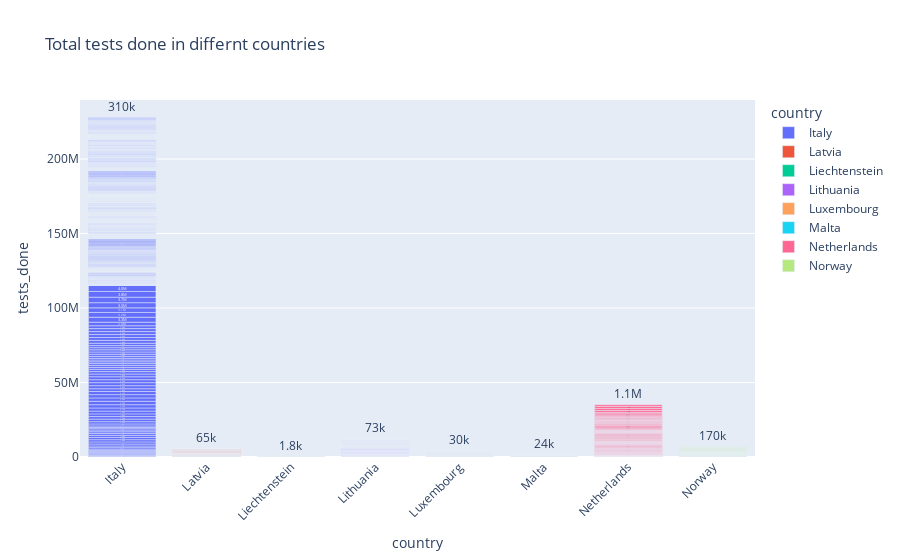

Here is the notebook cell this chart was saved with:
### Code cell
fig5 = px.bar(eu_tests_df[50:], y='tests_done', x='country', text='tests_done', color='country',title="Total tests done in differnt countries of Europe")

fig5.update_traces(texttemplate='%{text:.2s}', textposition='outside')

fig5.update_layout(uniformtext_minsize=8)

fig5.update_layout(xaxis_tickangle=-45)
fig5

### Figure 1 — Plotly figure (JSON) as saved in the notebook; plotly's stock layout.template omitted (floating-point values rounded to 4 significant figures; data arrays with more than 128 entries replaced by an {"elided": "..."} marker saying what was removed)
{"data": [{"alignmentgroup": "True", "hovertemplate": "country=%{x}<br>tests_done=%{text}<extra></extra>", "legendgroup": "Italy", "marker": {"color": "#636efa", "pattern": {"shape": ""}}, "name": "Italy", "offsetgroup": "Italy", "orientation": "v", "showlegend": true, "text": {"elided": "1410 int values"}, "textposition": "outside", "texttemplate": "%{text:.2s}", "type": "bar", "x": {"elided": "1410 str values"}, "xaxis": "x", "y": {"elided": "1410 int values"}, "yaxis": "y"}, {"alignmentgroup": "True", "hovertemplate": "country=%{x}<br>tests_done=%{text}<extra></extra>", "legendgroup": "Latvia", "marker": {"color": "#EF553B", "pattern": {"shape": ""}}, "name": "Latvia", "offsetgroup": "Latvia", "orientation": "v", "showlegend": true, "text": [4, 6, 116, 217, 1010, 5220, 7232, 6875, 7534, 7667, 11736, 16628, 12347, 11813, 10644, 10022, 8589, 9790, 10411, 10055, 9011, 11121, 11981, 10142, 10240, 12224, 12102, 11841, 13232, 13549, 14409, 16575, 15590, 23997, 27014, 29128, 33024, 50199, 56133, 57792, 50477, 52364, 75846, 72045, 70101, 66460, 69114, 68325, 66173, 70477, 81179, 90921, 87652, 93396, 82274, 96251, 96358, 93353, 92820, 91795, 90049, 88179, 76839, 65786, 64067, 56884, 35184, 57252, 48727, 50636, 50195, 52278, 52157, 55303, 58726, 149942, 223982, 243536, 217695, 152631, 142396, 113229, 126549, 122608, 155518, 140287, 94664, 59258, 67886, 65050], "textposition": "outside", "texttemplate": "%{text:.2s}", "type": "bar", "x": ["Latvia", "Latvia", "Latvia", "Latvia", "Latvia", "Latvia", "Latvia", "Latvia", "Latvia", "Latvia", "Latvia", "Latvia", "Latvia", "Latvia", "Latvia", "Latvia", "Latvia", "Latvia", "Latvia", "Latvia", "Latvia", "Latvia", "Latvia", "Latvia", "Latvia", "Latvia", "Latvia", "Latvia", "Latvia", "Latvia", "Latvia", "Latvia", "Latvia", "Latvia", "Latvia", "Latvia", "Latvia", "Latvia", "Latvia", "Latvia", "Latvia", "Latvia", "Latvia", "Latvia", "Latvia", "Latvia", "Latvia", "Latvia", "Latvia", "Latvia", "Latvia", "Latvia", "Latvia", "Latvia", "Latvia", "Latvia", "Latvia", "Latvia", "Latvia", "Latvia", "Latvia", "Latvia", "Latvia", "Latvia", "Latvia", "Latvia", "Latvia", "Latvia", "Latvia", "Latvia", "Latvia", "Latvia", "Latvia", "Latvia", "Latvia", "Latvia", "Latvia", "Latvia", "Latvia", "Latvia", "Latvia", "Latvia", "Latvia", "Latvia", "Latvia", "Latvia", "Latvia", "Latvia", "Latvia", "Latvia"], "xaxis": "x", "y": [4, 6, 116, 217, 1010, 5220, 7232, 6875, 7534, 7667, 11736, 16628, 12347, 11813, 10644, 10022, 8589, 9790, 10411, 10055, 9011, 11121, 11981, 10142, 10240, 12224, 12102, 11841, 13232, 13549, 14409, 16575, 15590, 23997, 27014, 29128, 33024, 50199, 56133, 57792, 50477, 52364, 75846, 72045, 70101, 66460, 69114, 68325, 66173, 70477, 81179, 90921, 87652, 93396, 82274, 96251, 96358, 93353, 92820, 91795, 90049, 88179, 76839, 65786, 64067, 56884, 35184, 57252, 48727, 50636, 50195, 52278, 52157, 55303, 58726, 149942, 223982, 243536, 217695, 152631, 142396, 113229, 126549, 122608, 155518, 140287, 94664, 59258, 67886, 65050], "yaxis": "y"}, {"alignmentgroup": "True", "hovertemplate": "country=%{x}<br>tests_done=%{text}<extra></extra>", "legendgroup": "Liechtenstein", "marker": {"color": "#00cc96", "pattern": {"shape": ""}}, "name": "Liechtenstein", "offsetgroup": "Liechtenstein", "orientation": "v", "showlegend": true, "text": [52, 258, 351, 315, 257, 341, 152, 414, 168, 334, 148, 287, 183, 379, 307, 538, 670, 738, 580, 685, 443, 527, 564, 1181, 937, 1068, 825, 879, 796, 789, 875, 1279, 1287, 909, 819, 730, 783, 867, 748, 883, 711, 809, 812, 888, 1071, 1117, 1702, 1506, 1412, 1420, 1494, 1298, 1288, 1504, 1190, 1499, 982, 860, 1027, 1241, 1363, 1356, 1401, 1003, 814, 891, 910, 1089, 1290, 1358, 1487, 1459, 1248, 1087, 948, 1194, 1068, 712, 1080, 1963, 2076, 1759], "textposition": "outside", "texttemplate": "%{text:.2s}", "type": "bar", "x": ["Liechtenstein", "Liechtenstein", "Liechtenstein", "Liechtenstein", "Liechtenstein", "Liechtenstein", "Liechtenstein", "Liechtenstein", "Liechtenstein", "Liechtenstein", "Liechtenstein", "Liechtenstein", "Liechtenstein", "Liechtenstein", "Liechtenstein", "Liechtenstein", "Liechtenstein", "Liechtenstein", "Liechtenstein", "Liechtenstein", "Liechtenstein", "Liechtenstein", "Liechtenstein", "Liechtenstein", "Liechtenstein", "Liechtenstein", "Liechtenstein", "Liechtenstein", "Liechtenstein", "Liechtenstein", "Liechtenstein", "Liechtenstein", "Liechtenstein", "Liechtenstein", "Liechtenstein", "Liechtenstein", "Liechtenstein", "Liechtenstein", "Liechtenstein", "Liechtenstein", "Liechtenstein", "Liechtenstein", "Liechtenstein", "Liechtenstein", "Liechtenstein", "Liechtenstein", "Liechtenstein", "Liechtenstein", "Liechtenstein", "Liechtenstein", "Liechtenstein", "Liechtenstein", "Liechtenstein", "Liechtenstein", "Liechtenstein", "Liechtenstein", "Liechtenstein", "Liechtenstein", "Liechtenstein", "Liechtenstein", "Liechtenstein", "Liechtenstein", "Liechtenstein", "Liechtenstein", "Liechtenstein", "Liechtenstein", "Liechtenstein", "Liechtenstein", "Liechtenstein", "Liechtenstein", "Liechtenstein", "Liechtenstein", "Liechtenstein", "Liechtenstein", "Liechtenstein", "Liechtenstein", "Liechtenstein", "Liechtenstein", "Liechtenstein", "Liechtenstein", "Liechtenstein", "Liechtenstein"], "xaxis": "x", "y": [52, 258, 351, 315, 257, 341, 152, 414, 168, 334, 148, 287, 183, 379, 307, 538, 670, 738, 580, 685, 443, 527, 564, 1181, 937, 1068, 825, 879, 796, 789, 875, 1279, 1287, 909, 819, 730, 783, 867, 748, 883, 711, 809, 812, 888, 1071, 1117, 1702, 1506, 1412, 1420, 1494, 1298, 1288, 1504, 1190, 1499, 982, 860, 1027, 1241, 1363, 1356, 1401, 1003, 814, 891, 910, 1089, 1290, 1358, 1487, 1459, 1248, 1087, 948, 1194, 1068, 712, 1080, 1963, 2076, 1759], "yaxis": "y"}, {"alignmentgroup": "True", "hovertemplate": "country=%{x}<br>tests_done=%{text}<extra></extra>", "legendgroup": "Lithuania", "marker": {"color": "#ab63fa", "pattern": {"shape": ""}}, "name": "Lithuania", "offsetgroup": "Lithuania", "orientation": "v", "showlegend": true, "text": {"elided": "210 int values"}, "textposition": "outside", "texttemplate": "%{text:.2s}", "type": "bar", "x": {"elided": "210 str values"}, "xaxis": "x", "y": {"elided": "210 int values"}, "yaxis": "y"}, {"alignmentgroup": "True", "hovertemplate": "country=%{x}<br>tests_done=%{text}<extra></extra>", "legendgroup": "Luxembourg", "marker": {"color": "#FFA15A", "pattern": {"shape": ""}}, "name": "Luxembourg", "offsetgroup": "Luxembourg", "orientation": "v", "showlegend": true, "text": [17, 24, 534, 4171, 9664, 7119, 5072, 5007, 5660, 8652, 7316, 7372, 6859, 9891, 10621, 23343, 34718, 28736, 56841, 59222, 79295, 65438, 54434, 43043, 32766, 36796, 37837, 47840, 50873, 40511, 36760, 38523, 39462, 47336, 60469, 76647, 68492, 67705, 69662, 69532, 69941, 70276, 78255, 49873, 33945, 63187, 51279, 44412, 51321, 61386, 70268, 60251, 63445, 60574, 62517, 63501, 67052, 79883, 54615, 60353, 53986, 50899, 53418, 49715, 72120, 44490, 47273, 45745, 46380, 39181, 35372, 43284, 49872, 43736, 46244, 36024, 29243, 28107, 27349, 29057, 29633, 28992, 13131, 14615, 15544, 16481, 16736, 20631, 17316, 18904, 23542, 27439, 30268], "textposition": "outside", "texttemplate": "%{text:.2s}", "type": "bar", "x": ["Luxembourg", "Luxembourg", "Luxembourg", "Luxembourg", "Luxembourg", "Luxembourg", "Luxembourg", "Luxembourg", "Luxembourg", "Luxembourg", "Luxembourg", "Luxembourg", "Luxembourg", "Luxembourg", "Luxembourg", "Luxembourg", "Luxembourg", "Luxembourg", "Luxembourg", "Luxembourg", "Luxembourg", "Luxembourg", "Luxembourg", "Luxembourg", "Luxembourg", "Luxembourg", "Luxembourg", "Luxembourg", "Luxembourg", "Luxembourg", "Luxembourg", "Luxembourg", "Luxembourg", "Luxembourg", "Luxembourg", "Luxembourg", "Luxembourg", "Luxembourg", "Luxembourg", "Luxembourg", "Luxembourg", "Luxembourg", "Luxembourg", "Luxembourg", "Luxembourg", "Luxembourg", "Luxembourg", "Luxembourg", "Luxembourg", "Luxembourg", "Luxembourg", "Luxembourg", "Luxembourg", "Luxembourg", "Luxembourg", "Luxembourg", "Luxembourg", "Luxembourg", "Luxembourg", "Luxembourg", "Luxembourg", "Luxembourg", "Luxembourg", "Luxembourg", "Luxembourg", "Luxembourg", "Luxembourg", "Luxembourg", "Luxembourg", "Luxembourg", "Luxembourg", "Luxembourg", "Luxembourg", "Luxembourg", "Luxembourg", "Luxembourg", "Luxembourg", "Luxembourg", "Luxembourg", "Luxembourg", "Luxembourg", "Luxembourg", "Luxembourg", "Luxembourg", "Luxembourg", "Luxembourg", "Luxembourg", "Luxembourg", "Luxembourg", "Luxembourg", "Luxembourg", "Luxembourg", "Luxembourg"], "xaxis": "x", "y": [17, 24, 534, 4171, 9664, 7119, 5072, 5007, 5660, 8652, 7316, 7372, 6859, 9891, 10621, 23343, 34718, 28736, 56841, 59222, 79295, 65438, 54434, 43043, 32766, 36796, 37837, 47840, 50873, 40511, 36760, 38523, 39462, 47336, 60469, 76647, 68492, 67705, 69662, 69532, 69941, 70276, 78255, 49873, 33945, 63187, 51279, 44412, 51321, 61386, 70268, 60251, 63445, 60574, 62517, 63501, 67052, 79883, 54615, 60353, 53986, 50899, 53418, 49715, 72120, 44490, 47273, 45745, 46380, 39181, 35372, 43284, 49872, 43736, 46244, 36024, 29243, 28107, 27349, 29057, 29633, 28992, 13131, 14615, 15544, 16481, 16736, 20631, 17316, 18904, 23542, 27439, 30268], "yaxis": "y"}, {"alignmentgroup": "True", "hovertemplate": "country=%{x}<br>tests_done=%{text}<extra></extra>", "legendgroup": "Malta", "marker": {"color": "#19d3f3", "pattern": {"shape": ""}}, "name": "Malta", "offsetgroup": "Malta", "orientation": "v", "showlegend": true, "text": [1, 1, 154, 269, 918, 1564, 3084, 4618, 6583, 6924, 4505, 7474, 7596, 9100, 10103, 8299, 6131, 6941, 5877, 5870, 5790, 5228, 6198, 7174, 10605, 11781, 15548, 16537, 15123, 13184, 13249, 16205, 16425, 15974, 16465, 18231, 20389, 22566, 24577, 22095, 21070, 20700, 20580, 18821, 21111, 17540, 18197, 36983, 29226, 27973, 26440, 24975, 23970, 24897, 26729, 27502, 29823, 22513, 18342, 14788, 15165, 13418, 12742, 13371, 13711, 14496, 14083, 15116, 15422, 10781, 10817, 12639, 11490, 12599, 16316, 18958, 18388, 16770, 16997, 15781, 15045, 16719, 14406, 15405, 12643, 14741, 14563, 14261, 15388, 12299, 16037, 16815, 19602, 21799, 24123], "textposition": "outside", "texttemplate": "%{text:.2s}", "type": "bar", "x": ["Malta", "Malta", "Malta", "Malta", "Malta", "Malta", "Malta", "Malta", "Malta", "Malta", "Malta", "Malta", "Malta", "Malta", "Malta", "Malta", "Malta", "Malta", "Malta", "Malta", "Malta", "Malta", "Malta", "Malta", "Malta", "Malta", "Malta", "Malta", "Malta", "Malta", "Malta", "Malta", "Malta", "Malta", "Malta", "Malta", "Malta", "Malta", "Malta", "Malta", "Malta", "Malta", "Malta", "Malta", "Malta", "Malta", "Malta", "Malta", "Malta", "Malta", "Malta", "Malta", "Malta", "Malta", "Malta", "Malta", "Malta", "Malta", "Malta", "Malta", "Malta", "Malta", "Malta", "Malta", "Malta", "Malta", "Malta", "Malta", "Malta", "Malta", "Malta", "Malta", "Malta", "Malta", "Malta", "Malta", "Malta", "Malta", "Malta", "Malta", "Malta", "Malta", "Malta", "Malta", "Malta", "Malta", "Malta", "Malta", "Malta", "Malta", "Malta", "Malta", "Malta", "Malta", "Malta"], "xaxis": "x", "y": [1, 1, 154, 269, 918, 1564, 3084, 4618, 6583, 6924, 4505, 7474, 7596, 9100, 10103, 8299, 6131, 6941, 5877, 5870, 5790, 5228, 6198, 7174, 10605, 11781, 15548, 16537, 15123, 13184, 13249, 16205, 16425, 15974, 16465, 18231, 20389, 22566, 24577, 22095, 21070, 20700, 20580, 18821, 21111, 17540, 18197, 36983, 29226, 27973, 26440, 24975, 23970, 24897, 26729, 27502, 29823, 22513, 18342, 14788, 15165, 13418, 12742, 13371, 13711, 14496, 14083, 15116, 15422, 10781, 10817, 12639, 11490, 12599, 16316, 18958, 18388, 16770, 16997, 15781, 15045, 16719, 14406, 15405, 12643, 14741, 14563, 14261, 15388, 12299, 16037, 16815, 19602, 21799, 24123], "yaxis": "y"}, {"alignmentgroup": "True", "hovertemplate": "country=%{x}<br>tests_done=%{text}<extra></extra>", "legendgroup": "Netherlands", "marker": {"color": "#FF6692", "pattern": {"shape": ""}}, "name": "Netherlands", "offsetgroup": "Netherlands", "orientation": "v", "showlegend": true, "text": [13941, 18995, 23106, 28138, 36188, 37895, 36307, 25068, 26136, 26259, 24121, 29423, 58234, 73497, 76659, 72987, 74780, 72293, 97422, 133098, 121158, 117550, 126687, 170998, 194927, 204888, 240135, 247093, 274043, 302762, 355314, 443788, 412572, 402326, 319814, 286406, 317306, 315809, 388966, 506454, 591153, 507306, 420037, 417356, 348737, 326631, 268261, 255184, 231806, 306615, 372114, 435282, 523973, 603437, 651854, 582116, 538811, 591209, 606231, 475737, 415671, 329353, 347165, 285167, 288526, 266144, 221364, 350586, 546524, 647942, 742626, 923166, 734714, 624234, 521442, 471161, 408108, 384428, 376974, 369246, 484266, 578003, 509657, 715842, 824710, 848839, 1008821, 1299900, 1308951, 1287340, 1111394], "textposition": "outside", "texttemplate": "%{text:.2s}", "type": "bar", "x": ["Netherlands", "Netherlands", "Netherlands", "Netherlands", "Netherlands", "Netherlands", "Netherlands", "Netherlands", "Netherlands", "Netherlands", "Netherlands", "Netherlands", "Netherlands", "Netherlands", "Netherlands", "Netherlands", "Netherlands", "Netherlands", "Netherlands", "Netherlands", "Netherlands", "Netherlands", "Netherlands", "Netherlands", "Netherlands", "Netherlands", "Netherlands", "Netherlands", "Netherlands", "Netherlands", "Netherlands", "Netherlands", "Netherlands", "Netherlands", "Netherlands", "Netherlands", "Netherlands", "Netherlands", "Netherlands", "Netherlands", "Netherlands", "Netherlands", "Netherlands", "Netherlands", "Netherlands", "Netherlands", "Netherlands", "Netherlands", "Netherlands", "Netherlands", "Netherlands", "Netherlands", "Netherlands", "Netherlands", "Netherlands", "Netherlands", "Netherlands", "Netherlands", "Netherlands", "Netherlands", "Netherlands", "Netherlands", "Netherlands", "Netherlands", "Netherlands", "Netherlands", "Netherlands", "Netherlands", "Netherlands", "Netherlands", "Netherlands", "Netherlands", "Netherlands", "Netherlands", "Netherlands", "Netherlands", "Netherlands", "Netherlands", "Netherlands", "Netherlands", "Netherlands", "Netherlands", "Netherlands", "Netherlands", "Netherlands", "Netherlands", "Netherlands", "Netherlands", "Netherlands", "Netherlands", "Netherlands"], "xaxis": "x", "y": [13941, 18995, 23106, 28138, 36188, 37895, 36307, 25068, 26136, 26259, 24121, 29423, 58234, 73497, 76659, 72987, 74780, 72293, 97422, 133098, 121158, 117550, 126687, 170998, 194927, 204888, 240135, 247093, 274043, 302762, 355314, 443788, 412572, 402326, 319814, 286406, 317306, 315809, 388966, 506454, 591153, 507306, 420037, 417356, 348737, 326631, 268261, 255184, 231806, 306615, 372114, 435282, 523973, 603437, 651854, 582116, 538811, 591209, 606231, 475737, 415671, 329353, 347165, 285167, 288526, 266144, 221364, 350586, 546524, 647942, 742626, 923166, 734714, 624234, 521442, 471161, 408108, 384428, 376974, 369246, 484266, 578003, 509657, 715842, 824710, 848839, 1008821, 1299900, 1308951, 1287340, 1111394], "yaxis": "y"}, {"alignmentgroup": "True", "hovertemplate": "country=%{x}<br>tests_done=%{text}<extra></extra>", "legendgroup": "Norway", "marker": {"color": "#B6E880", "pattern": {"shape": ""}}, "name": "Norway", "offsetgroup": "Norway", "orientation": "v", "showlegend": true, "text": [1251, 2740, 17727, 34400, 18886, 18415, 15142, 17720, 20000, 21820, 24026, 24876, 20328, 18447, 16204, 29211, 28072, 26065, 30150, 30920, 29974, 29264, 35423, 52737, 82816, 101086, 110747, 112890, 107002, 104457, 100042, 93394, 94292, 98194, 107671, 136893, 174146, 160859, 138525, 125352, 116303, 129566, 161939, 127380, 123880, 213907, 172393, 141411, 155460, 132158, 139299, 141999, 146116, 195274, 243446, 250396, 260445, 158255, 186253, 177403, 168000, 173471, 178527, 165966, 190341, 191992, 173972], "textposition": "outside", "texttemplate": "%{text:.2s}", "type": "bar", "x": ["Norway", "Norway", "Norway", "Norway", "Norway", "Norway", "Norway", "Norway", "Norway", "Norway", "Norway", "Norway", "Norway", "Norway", "Norway", "Norway", "Norway", "Norway", "Norway", "Norway", "Norway", "Norway", "Norway", "Norway", "Norway", "Norway", "Norway", "Norway", "Norway", "Norway", "Norway", "Norway", "Norway", "Norway", "Norway", "Norway", "Norway", "Norway", "Norway", "Norway", "Norway", "Norway", "Norway", "Norway", "Norway", "Norway", "Norway", "Norway", "Norway", "Norway", "Norway", "Norway", "Norway", "Norway", "Norway", "Norway", "Norway", "Norway", "Norway", "Norway", "Norway", "Norway", "Norway", "Norway", "Norway", "Norway", "Norway"], "xaxis": "x", "y": [1251, 2740, 17727, 34400, 18886, 18415, 15142, 17720, 20000, 21820, 24026, 24876, 20328, 18447, 16204, 29211, 28072, 26065, 30150, 30920, 29974, 29264, 35423, 52737, 82816, 101086, 110747, 112890, 107002, 104457, 100042, 93394, 94292, 98194, 107671, 136893, 174146, 160859, 138525, 125352, 116303, 129566, 161939, 127380, 123880, 213907, 172393, 141411, 155460, 132158, 139299, 141999, 146116, 195274, 243446, 250396, 260445, 158255, 186253, 177403, 168000, 173471, 178527, 165966, 190341, 191992, 173972], "yaxis": "y"}], "layout": {"barmode": "relative", "legend": {"title": {"text": "country"}, "tracegroupgap": 0}, "title": {"text": "Total tests done in differnt countries"}, "uniformtext": {"minsize": 8}, "xaxis": {"anchor": "y", "categoryarray": ["Italy", "Latvia", "Liechtenstein", "Lithuania", "Luxembourg", "Malta", "Netherlands", "Norway"], "categoryorder": "array", "domain": [0, 1], "tickangle": -45, "title": {"text": "country"}}, "yaxis": {"anchor": "x", "domain": [0, 1], "title": {"text": "tests_done"}}}}
